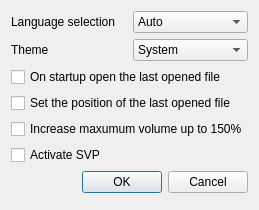
<?xml version="1.0" encoding="UTF-8"?>
<ui version="4.0">
 <class>SettingsWindow</class>
 <widget class="QDialog" name="SettingsWindow">
  <property name="geometry">
   <rect>
    <x>0</x>
    <y>0</y>
    <width>254</width>
    <height>210</height>
   </rect>
  </property>
  <property name="windowTitle">
   <string>Settings</string>
  </property>
  <property name="windowIcon">
   <iconset>
    <normaloff>../favicon.ico</normaloff>../favicon.ico</iconset>
  </property>
  <layout class="QVBoxLayout" name="verticalLayout">
   <item>
    <layout class="QHBoxLayout" name="horizontalLayout">
     <item>
      <widget class="QLabel" name="label">
       <property name="text">
        <string>Language selection</string>
       </property>
      </widget>
     </item>
     <item>
      <widget class="QComboBox" name="language">
       <item>
        <property name="text">
         <string>Auto</string>
        </property>
       </item>
       <item>
        <property name="text">
         <string>English</string>
        </property>
       </item>
       <item>
        <property name="text">
         <string>Русский</string>
        </property>
       </item>
       <item>
        <property name="text">
         <string>Japanese</string>
        </property>
       </item>
      </widget>
     </item>
    </layout>
   </item>
   <item>
    <layout class="QHBoxLayout" name="horizontalLayout_2">
     <item>
      <widget class="QLabel" name="labelTheme">
       <property name="text">
        <string>Theme</string>
       </property>
      </widget>
     </item>
     <item>
      <widget class="QComboBox" name="theme">
       <property name="currentText">
        <string>System</string>
       </property>
       <item>
        <property name="text">
         <string>System</string>
        </property>
       </item>
       <item>
        <property name="text">
         <string>Light</string>
        </property>
       </item>
       <item>
        <property name="text">
         <string>Dark</string>
        </property>
       </item>
      </widget>
     </item>
    </layout>
   </item>
   <item>
    <widget class="QCheckBox" name="openLastFile">
     <property name="text">
      <string>On startup open the last opened file</string>
     </property>
    </widget>
   </item>
   <item>
    <widget class="QCheckBox" name="posLastFile">
     <property name="text">
      <string>Set the position of the last opened file</string>
     </property>
    </widget>
   </item>
   <item>
    <widget class="QCheckBox" name="volumePlus">
     <property name="text">
      <string>Increase maxumum volume up to 150%</string>
     </property>
    </widget>
   </item>
   <item>
    <widget class="QCheckBox" name="svp">
     <property name="text">
      <string>Activate SVP</string>
     </property>
    </widget>
   </item>
   <item>
    <widget class="QDialogButtonBox" name="buttonBox">
     <property name="orientation">
      <enum>Qt::Orientation::Horizontal</enum>
     </property>
     <property name="standardButtons">
      <set>QDialogButtonBox::StandardButton::Cancel|QDialogButtonBox::StandardButton::Ok</set>
     </property>
    </widget>
   </item>
  </layout>
 </widget>
 <resources/>
 <connections>
  <connection>
   <sender>buttonBox</sender>
   <signal>accepted()</signal>
   <receiver>SettingsWindow</receiver>
   <slot>accept()</slot>
   <hints>
    <hint type="sourcelabel">
     <x>248</x>
     <y>254</y>
    </hint>
    <hint type="destinationlabel">
     <x>157</x>
     <y>274</y>
    </hint>
   </hints>
  </connection>
  <connection>
   <sender>buttonBox</sender>
   <signal>rejected()</signal>
   <receiver>SettingsWindow</receiver>
   <slot>reject()</slot>
   <hints>
    <hint type="sourcelabel">
     <x>316</x>
     <y>260</y>
    </hint>
    <hint type="destinationlabel">
     <x>286</x>
     <y>274</y>
    </hint>
   </hints>
  </connection>
 </connections>
</ui>
